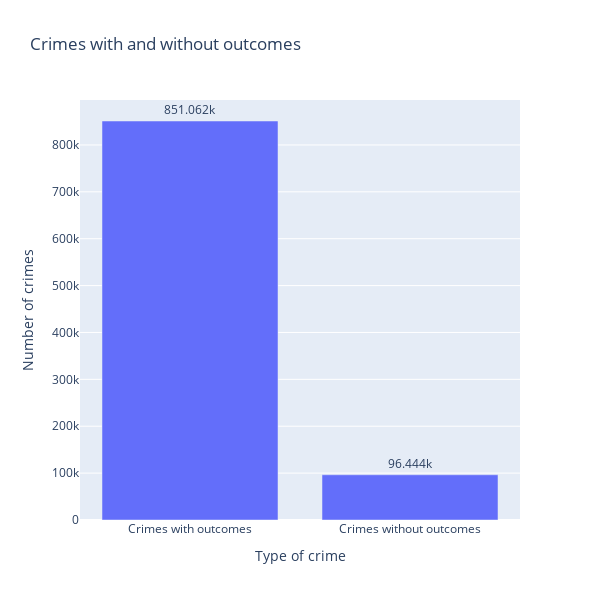

The code cell stored with this chart in its notebook:
### Markdown cell above
### Crimes with and without outcomes

### Code cell
crime_ids = pd.Series(crimes['Crime ID'].unique())
outcome_ids = pd.Series(outcomes['Crime ID'].unique())

crimes_with_outcomes = crime_ids[crime_ids.isin(outcome_ids)]
crimes_without_outcomes = crime_ids[~crime_ids.isin(outcome_ids)]

fig = px.bar(
        x=['Crimes with outcomes', 'Crimes without outcomes'], 
        y=[len(crimes_with_outcomes), len(crimes_without_outcomes)], 
        title='Crimes with and without outcomes',
        width=600,
        height=600,
    )

fig.update_xaxes(title_text='Type of crime')
fig.update_yaxes(title_text='Number of crimes')
fig.update_traces(texttemplate='%{y}', textposition='outside')
fig.show()

### Figure 1 — Plotly figure (JSON) as saved in the notebook; plotly's stock layout.template omitted (floating-point values rounded to 4 significant figures)
{"data": [{"alignmentgroup": "True", "hovertemplate": "x=%{x}<br>y=%{y}<extra></extra>", "legendgroup": "", "marker": {"color": "#636efa", "pattern": {"shape": ""}}, "name": "", "offsetgroup": "", "orientation": "v", "showlegend": false, "textposition": "outside", "texttemplate": "%{y}", "type": "bar", "x": ["Crimes with outcomes", "Crimes without outcomes"], "xaxis": "x", "y": [851062, 96444], "yaxis": "y"}], "layout": {"barmode": "relative", "height": 600, "legend": {"tracegroupgap": 0}, "title": {"text": "Crimes with and without outcomes"}, "uniformtext": {"minsize": 8, "mode": "hide"}, "width": 600, "xaxis": {"anchor": "y", "domain": [0, 1], "title": {"text": "Type of crime"}}, "yaxis": {"anchor": "x", "domain": [0, 1], "title": {"text": "Number of crimes"}}}}
